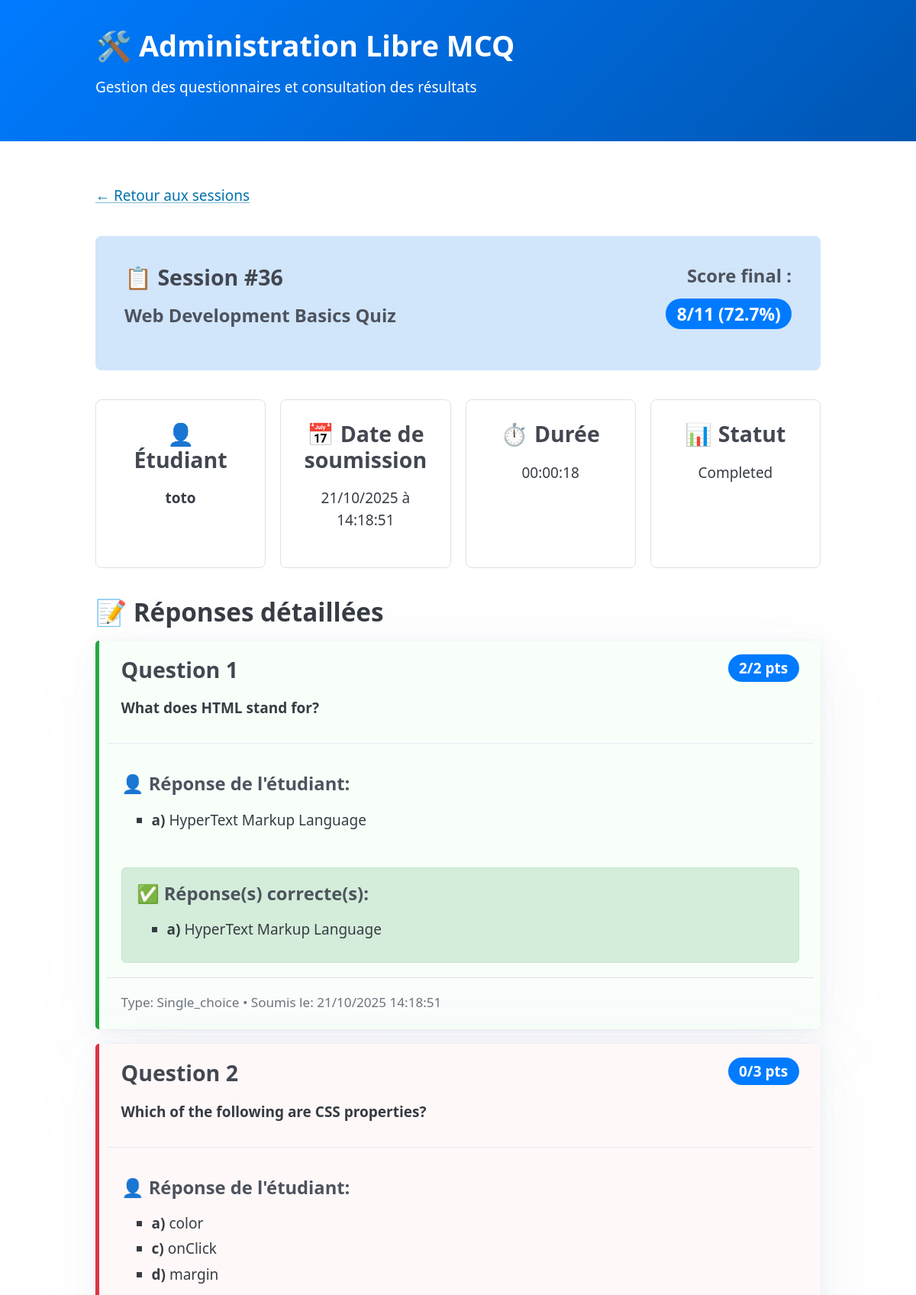
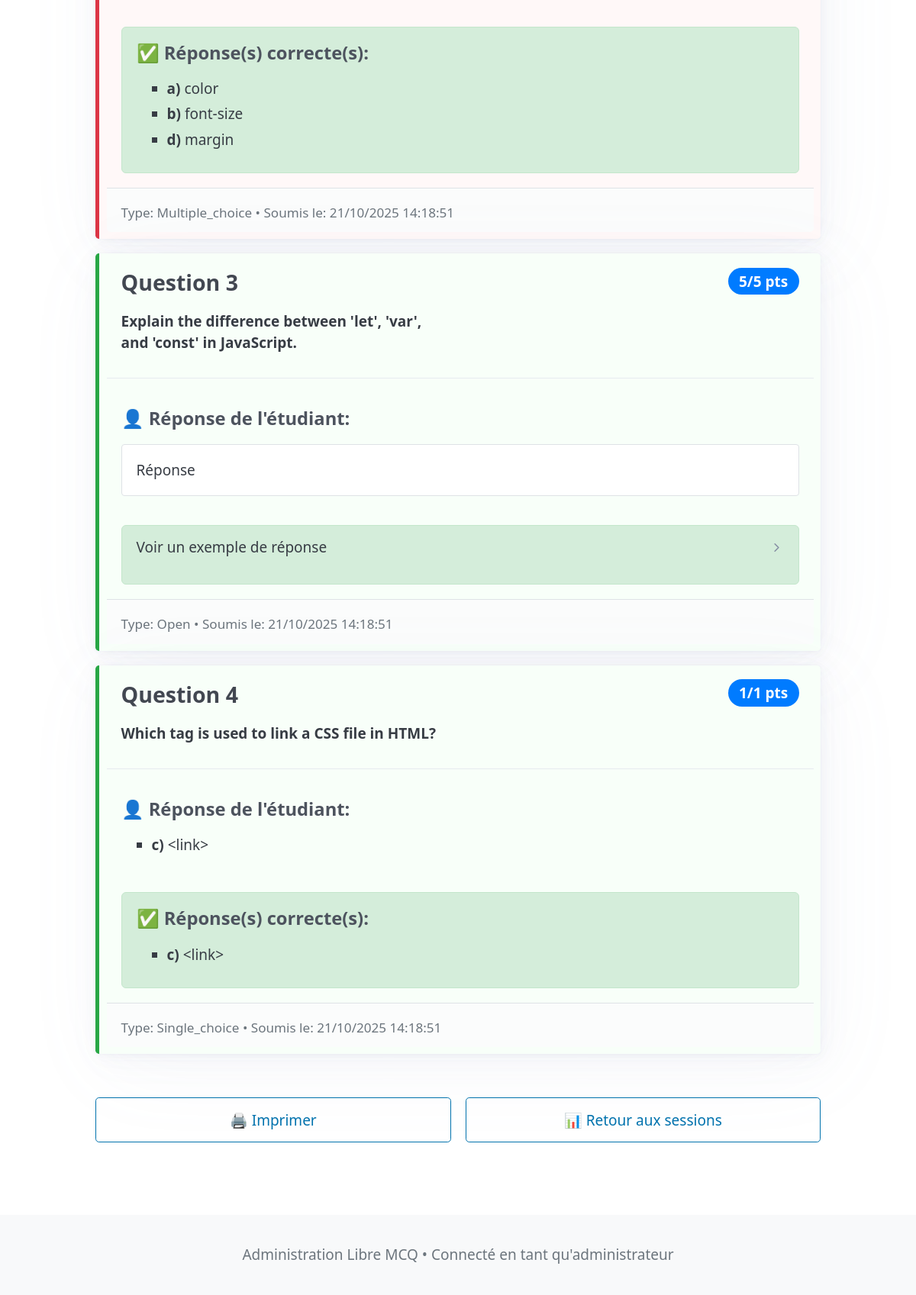
Screenshot of /admin/session_details.php?id=36 with the database file from the repository (2 pictures, top to bottom).
### tables this page shows
CREATE TABLE sessions (
    id INTEGER PRIMARY KEY AUTOINCREMENT,
    mcq_id VARCHAR(255) NOT NULL,
    student_name VARCHAR(255),
    start_time DATETIME DEFAULT CURRENT_TIMESTAMP,
    end_time DATETIME,
    total_score INTEGER DEFAULT 0,
    max_score INTEGER DEFAULT 0,
    percentage DECIMAL(5,2) DEFAULT 0.00,
    status VARCHAR(50) DEFAULT 'in_progress' -- 'in_progress', 'completed'
);

CREATE TABLE answers (
    id INTEGER PRIMARY KEY AUTOINCREMENT,
    session_id INTEGER NOT NULL,
    question_id VARCHAR(255) NOT NULL,
    question_type VARCHAR(50) NOT NULL, -- 'single_choice', 'multiple_choice', 'open', 'text'
    student_answer TEXT, -- Stockage JSON pour les réponses multiples ou texte simple
    correct_answer TEXT, -- Stockage JSON des bonnes réponses
    is_correct BOOLEAN DEFAULT 0,
    points_earned INTEGER DEFAULT 0,
    max_points INTEGER DEFAULT 0,
    created_at DATETIME DEFAULT CURRENT_TIMESTAMP, correction_needed BOOLEAN DEFAULT 0,
    FOREIGN KEY (session_id) REFERENCES sessions(id) ON DELETE CASCADE
);

### admin/session_details.php (called while the page is built, shortened)
<?php
require_once '../incs/functions.php';
require_once '../incs/model.php';
$session_id = intval($_GET['id'] ?? 0);
try {
    $session_data = get_session_results($session_id);
} catch (Exception $e) {
    header('Location: index.php?error=session_not_found');
    exit;
}
$session = $session_data['session'];
$answers = $session_data['answers'];
$mcq_data = read_mcq_data("../data/" . $session['mcq_id']);
require_once '../templates/admin/session_details.php';

### incs/model.php (called while the page is built, shortened)
<?php
function get_database_connection($db_path = null) {
    if ($db_path === null) {
        $db_path = __DIR__ . '/../data/database.sqlite';
    }
    try {
        $pdo = new PDO("sqlite:$db_path");
        $pdo->setAttribute(PDO::ATTR_ERRMODE, PDO::ERRMODE_EXCEPTION);
        $pdo->setAttribute(PDO::ATTR_DEFAULT_FETCH_MODE, PDO::FETCH_ASSOC);
        return $pdo;
    } catch (PDOException $e) {
        throw new Exception("Erreur de connexion à la base de données : " . $e->getMessage());
    }
}
function get_session_results($session_id) {
    try {
        $pdo = get_database_connection();
        $stmt = $pdo->prepare("SELECT * FROM sessions WHERE id = ?");
        $stmt->execute([$session_id]);
        $session = $stmt->fetch();
        $stmt = $pdo->prepare("SELECT * FROM answers WHERE session_id = ? ORDER BY question_id");
        $stmt->execute([$session_id]);
        $answers = $stmt->fetchAll();
        return [
            'session' => $session,
            'answers' => $answers
        ];
    } catch (PDOException $e) {
        throw new Exception("Erreur lors de la récupération des résultats : " . $e->getMessage());
    }
}

### incs/functions.php (called while the page is built, shortened)
<?php
    function read_mcq_data($mcq_dir)
    {
        $result = null;
        $data_file = $mcq_dir . DIRECTORY_SEPARATOR . 'mcq.json';
        if (file_exists($data_file))
        {
            $json_content = file_get_contents($data_file);
            $result = json_decode($json_content, true);
        }
        if (file_exists($mcq_dir . DIRECTORY_SEPARATOR . 'status.txt'))
        {
            $result['status'] = trim(file_get_contents($mcq_dir . DIRECTORY_SEPARATOR . 'status.txt'));
        }
        if (file_exists($mcq_dir . DIRECTORY_SEPARATOR . 'ai_protect.txt'))
        {
            $result['ai_protect'] = filter_var(trim(file_get_contents($mcq_dir . DIRECTORY_SEPARATOR . 'ai_protect.txt')), FILTER_VALIDATE_BOOLEAN);
        }
        $result['id'] = basename($mcq_dir);
        return $result;
    }

### templates/admin/session_details.php (the view, shortened to what this page needs)
<?php require_once '../templates/admin/incs/header.php'; ?>
    <main class="container">
        <nav class="mb-4">
            <a href="mcq_sessions.php?id=<?= urlencode($session['mcq_id']) ?>">← Retour aux sessions</a>
        </nav>
        <section class="mb-4 px-4 py-4 radius pico-background-azure-100">
            <div class="grid">
                <div>
                    <h3>📋 Session #<?= $session_id ?></h3>
                    <h4><?= htmlspecialchars($mcq_data['title'] ?? 'MCQ') ?></h4>
                </div>
                <div style="text-align: right;">
                    <h4>Score final : </h4>
                    <span class="score-badge" style="font-size: 1.2em;">
                        <?= $session['total_score'] ?>/<?= $session['max_score'] ?>
                        (<?= number_format($session['percentage'], 1) ?>%)
                    </span>
                </div>
            </div>
        </section>
        <div class="info-grid">
            <div class="info-card">
                <h3>👤 Étudiant</h3>
                <p><strong><?= htmlspecialchars($session['student_name']) ?></strong></p>
            </div>
            <div class="info-card">
                <h3>📅 Date de soumission</h3>
                <p><?= date('d/m/Y à H:i:s', strtotime($session['end_time'])) ?></p>
            </div>
            <div class="info-card">
                <h3>⏱️ Durée</h3>
                <p>
                    <?php
                    $start = new DateTime($session['start_time']);
                    $end = new DateTime($session['end_time']);
                    $duration = $start->diff($end);
                    echo $duration->format('%H:%I:%S');
                    ?>
                </p>
            </div>
            <div class="info-card">
                <h3>📊 Statut</h3>
                <p><?= ucfirst($session['status']) ?></p>
            </div>
        </div>
        <section>
            <h2>📝 Réponses détaillées</h2>
            <?php if (empty($answers)): ?>
                <article>
                    <p style="text-align: center; color: #6c757d;">
                        Aucune réponse enregistrée pour cette session.
                    </p>
                </article>
            <?php else: ?>
                <?php
                $question_index = 1;
                foreach ($answers as $answer):
                    $student_answers = json_decode($answer['student_answer'], true);
                    $correct_answers = json_decode($answer['correct_answer'], true);
                    $question = null;
                    if ($mcq_data && isset($mcq_data['questions'])) {
                        foreach ($mcq_data['questions'] as $q) {
                            if ($q['id'] == $answer['question_id']) {
                                $question = $q;
                                break;
                            }
                        }
                    }
                    if ($answer['correction_needed']) {
                        $css_class = 'answer-manual';
                    } elseif ($answer['is_correct']) {
                        $css_class = 'answer-correct';
                    } else {
                        $css_class = 'answer-incorrect';
                    }
                ?>
                    <article class="answer-card px-3 py-3 mb-2 <?= $css_class ?>" id="answer-<?= htmlspecialchars($answer['id'])?>">
                        <header>
                            <div class="grid">
                                <div>
                                    <h3>Question <?= $question_index++ ?></h3>
                                    <?php if ($question): ?>
                                        <p><strong><?= htmlspecialchars($question['question']) ?></strong></p>
                                    <?php else: ?>
                                        <p><em>Question ID: <?= htmlspecialchars($answer['question_id']) ?></em></p>
                                    <?php endif; ?>
                                </div>
                                <div style="text-align: right;">
                                    <span class="score-badge">
                                        <?= $answer['points_earned'] ?>/<?= $answer['max_points'] ?> pts
                                    </span>
                                </div>
                            </div>
                        </header>
                        <div class="my-2 py-2">
                            <h4>👤 Réponse de l'étudiant:</h4>
                            <?php if (empty($student_answers) || (is_array($student_answers) && empty($student_answers[0]))): ?>
                                <p><em style="color: #dc3545;">Aucune réponse fournie</em></p>
                            <?php else: ?>
                                <?php if ($answer['question_type'] === 'open'): ?>
                                    <div style="background: white; padding: 1rem; border-radius: 4px; border: 1px solid #dee2e6;">
                                        <?= nl2br(htmlspecialchars(is_array($student_answers) ? ($student_answers[0] ?? '') : $student_answers)) ?>
                                    </div>
                                <?php else: ?>
                                    <ul style="margin: 0.5rem 0;">
                                        <?php
                                        $answers_array = is_array($student_answers) ? $student_answers : [$student_answers];
                                        foreach ($answers_array as $ans):
                                            if (!empty($ans)):
                                        ?>
                                            <li>
                                                <strong><?= htmlspecialchars($ans) ?>)</strong>
                                                <?php if ($question && isset($question['options'][$ans])): ?>
                                                    <?= htmlspecialchars($question['options'][$ans]) ?>
                                                <?php endif; ?>
                                            </li>
                                        <?php
                                            endif;
                                        endforeach;
                                        ?>
                                    </ul>
                                <?php endif; ?>
                            <?php endif; ?>
                        </div>
                        <?php if (!empty($correct_answers) && $answer['question_type'] !== 'open'): ?>
                            <div class="correct-answer">
                                <h4>✅ Réponse(s) correcte(s):</h4>
                                <ul style="margin: 0.5rem 0;">
                                    <?php foreach ($correct_answers as $correct): ?>
                                        <li>
                                            <strong><?= htmlspecialchars($correct) ?>)</strong>
                                            <?php if ($question && isset($question['options'][$correct])): ?>
                                                <?= htmlspecialchars($question['options'][$correct]) ?>
                                            <?php endif; ?>
                                        </li>
                                    <?php endforeach; ?>
                                </ul>
                            </div>
                        <?php elseif ($answer['question_type'] === 'open'): ?>
                            <div class="correct-answer">
                                <?php if ($question && !empty($question['answer'])): ?>
                                    <details>
                                        <summary>Voir un exemple de réponse</summary>
                                    </details>
                                <?php endif; ?>
                            </div>
                        <?php endif; ?>
                        <footer style="margin-top: 1rem; padding-top: 1rem; border-top: 1px solid #dee2e6; font-size: 0.9em; color: #6c757d;">
                            Type: <?= ucfirst($answer['question_type']) ?> •
                            Soumis le: <?= date('d/m/Y H:i:s', strtotime($answer['created_at'])) ?>
                        </footer>
                    </article>
                <?php endforeach; ?>
            <?php endif; ?>
        </section>
        <section style="margin-top: 3rem; text-align: center;">
            <div class="grid">
                <button onclick="window.print()" role="button" class="outline">
                    🖨️ Imprimer
                </button>
                <a href="mcq_sessions.php?id=<?= urlencode($session['mcq_id']) ?>" role="button" class="outline">
                    📊 Retour aux sessions
                </a>
            </div>
        </section>
    </main>
<?php require_once '../templates/admin/incs/footer.php'; ?>

### assets/styles.css (style rules this page uses)
.mb-2 { margin-bottom: 1rem; }
.mb-4 { margin-bottom: 2rem; }
.my-2 { margin-top: 1rem; margin-bottom: 1rem; }
.px-3 { padding-left: 1.5rem; padding-right: 1.5rem; }
.px-4 { padding-left: 2rem; padding-right: 2rem; }
.py-2 { padding-top: 1rem; padding-bottom: 1rem; }
.py-3 { padding-top: 1.5rem; padding-bottom: 1.5rem; }
.py-4 { padding-top: 2rem; padding-bottom: 2rem; }
.score-badge { background: #007bff; color: white; padding: 0.25rem 0.75rem; border-radius: 20px; font-weight: bold; }
.answer-card header { background-color: transparent; }
.answer-correct { border-left: 5px solid #28a745; background: #f8fff9; }
.answer-incorrect { border-left: 5px solid #dc3545; background: #fff8f8; }
.radius { border-radius: 8px; }
.correct-answer { background: #d4edda; padding: 1rem; border-radius: 6px; margin: 1rem 0; border: 1px solid #c3e6cb; }
.info-grid { display: grid; grid-template-columns: repeat(auto-fit, minmax(200px, 1fr)); gap: 1rem; margin: 2rem 0; }
.info-card { background: white; border: 1px solid #dee2e6; border-radius: 8px; padding: 1.5rem; text-align: center; }

### rows the page displays
sessions: mcq "Web Development Basics Quiz", total_score "8", max_score "11", percentage "72.7", student_name "toto", end_time "21/10/2025 à 14:18:51", $duration->format('%H:%I:%S') "00:00:18", status "Completed"
answers: question "What does HTML stand for?", points_earned "2", max_points "2", student_answer "a", student_answer "HyperText Markup Language", correct_answer "a", correct_answer "HyperText Markup Language", question_type "Single_choice", created_at "21/10/2025 14:18:51"
answers: question "Which of the following are CSS properties?", points_earned "0", max_points "3", student_answer "a", student_answer "color", student_answer "c", student_answer "onClick", student_answer "d", student_answer "margin", correct_answer "a", correct_answer "color", correct_answer "b", correct_answer "font-size", correct_answer "d", correct_answer "margin", question_type "Multiple_choice", created_at "21/10/2025 14:18:51"
answers: question "Explain the difference between 'let', 'var', and 'const' in JavaScript.", points_earned "5", max_points "5", student_answer "Réponse", question_type "Open", created_at "21/10/2025 14:18:51"
answers: question "Which tag is used to link a CSS file in HTML?", points_earned "1", max_points "1", student_answer "c", student_answer "<link>", correct_answer "c", correct_answer "<link>", question_type "Single_choice", created_at "21/10/2025 14:18:51"

### other values shown
$session_id "36"
